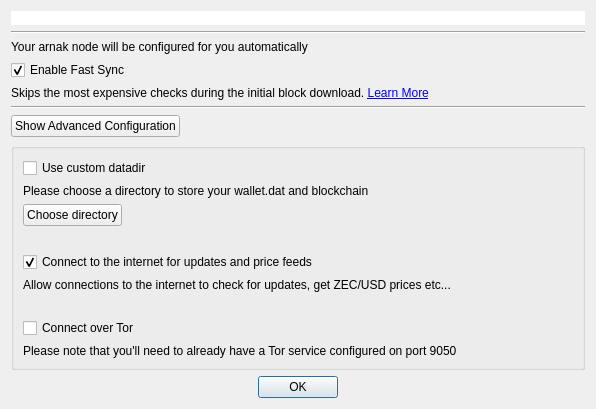
<?xml version="1.0" encoding="UTF-8"?>
<ui version="4.0">
 <class>createZcashConf</class>
 <widget class="QDialog" name="createZcashConf">
  <property name="geometry">
   <rect>
    <x>0</x>
    <y>0</y>
    <width>596</width>
    <height>352</height>
   </rect>
  </property>
  <property name="windowTitle">
   <string>Configure arnak.conf</string>
  </property>
  <layout class="QGridLayout" name="gridLayout">
   <item row="2" column="1">
    <widget class="QLabel" name="label">
     <property name="text">
      <string>Your arnak node will be configured for you automatically</string>
     </property>
     <property name="alignment">
      <set>Qt::AlignLeading|Qt::AlignLeft|Qt::AlignVCenter</set>
     </property>
    </widget>
   </item>
   <item row="3" column="1">
    <widget class="QCheckBox" name="chkFastSync">
     <property name="text">
      <string>Enable Fast Sync</string>
     </property>
     <property name="checked">
      <bool>true</bool>
     </property>
    </widget>
   </item>
   <item row="6" column="1">
    <layout class="QHBoxLayout" name="horizontalLayout_3">
     <item>
      <widget class="QPushButton" name="btnAdvancedConfig">
       <property name="text">
        <string>Show Advanced Configuration</string>
       </property>
       <property name="checkable">
        <bool>true</bool>
       </property>
      </widget>
     </item>
     <item>
      <spacer name="horizontalSpacer_2">
       <property name="orientation">
        <enum>Qt::Horizontal</enum>
       </property>
       <property name="sizeHint" stdset="0">
        <size>
         <width>40</width>
         <height>20</height>
        </size>
       </property>
      </spacer>
     </item>
    </layout>
   </item>
   <item row="0" column="1">
    <widget class="FilledIconLabel" name="lblTopIcon">
     <property name="sizePolicy">
      <sizepolicy hsizetype="Preferred" vsizetype="MinimumExpanding">
       <horstretch>0</horstretch>
       <verstretch>0</verstretch>
      </sizepolicy>
     </property>
     <property name="styleSheet">
      <string notr="true">background: #fff;</string>
     </property>
     <property name="text">
      <string notr="true"/>
     </property>
     <property name="scaledContents">
      <bool>true</bool>
     </property>
    </widget>
   </item>
   <item row="9" column="1">
    <widget class="QDialogButtonBox" name="buttonBox">
     <property name="orientation">
      <enum>Qt::Horizontal</enum>
     </property>
     <property name="standardButtons">
      <set>QDialogButtonBox::Ok</set>
     </property>
     <property name="centerButtons">
      <bool>true</bool>
     </property>
    </widget>
   </item>
   <item row="7" column="1">
    <widget class="QGroupBox" name="grpAdvanced">
     <property name="title">
      <string/>
     </property>
     <layout class="QGridLayout" name="gridLayout_2">
      <item row="3" column="0">
       <widget class="QLabel" name="label_4">
        <property name="text">
         <string notr="true"/>
        </property>
       </widget>
      </item>
      <item row="5" column="0">
       <widget class="QLabel" name="label_6">
        <property name="text">
         <string>Allow connections to the internet to check for updates, get ZEC/USD prices etc...</string>
        </property>
       </widget>
      </item>
      <item row="0" column="0">
       <widget class="QCheckBox" name="chkCustomDatadir">
        <property name="text">
         <string>Use custom datadir</string>
        </property>
       </widget>
      </item>
      <item row="2" column="0">
       <layout class="QHBoxLayout" name="horizontalLayout">
        <item>
         <widget class="QPushButton" name="btnPickDir">
          <property name="text">
           <string>Choose directory</string>
          </property>
         </widget>
        </item>
        <item>
         <widget class="QLabel" name="lblDirName">
          <property name="text">
           <string notr="true"/>
          </property>
         </widget>
        </item>
        <item>
         <spacer name="horizontalSpacer">
          <property name="orientation">
           <enum>Qt::Horizontal</enum>
          </property>
          <property name="sizeHint" stdset="0">
           <size>
            <width>40</width>
            <height>20</height>
           </size>
          </property>
         </spacer>
        </item>
       </layout>
      </item>
      <item row="8" column="0">
       <widget class="QLabel" name="label_5">
        <property name="text">
         <string>Please note that you'll need to already have a Tor service configured on port 9050</string>
        </property>
       </widget>
      </item>
      <item row="4" column="0">
       <widget class="QCheckBox" name="chkAllowInternet">
        <property name="text">
         <string>Connect to the internet for updates and price feeds</string>
        </property>
        <property name="checked">
         <bool>true</bool>
        </property>
       </widget>
      </item>
      <item row="1" column="0">
       <widget class="QLabel" name="label_2">
        <property name="text">
         <string>Please choose a directory to store your wallet.dat and blockchain</string>
        </property>
       </widget>
      </item>
      <item row="7" column="0">
       <widget class="QCheckBox" name="chkUseTor">
        <property name="text">
         <string>Connect over Tor</string>
        </property>
       </widget>
      </item>
      <item row="6" column="0">
       <widget class="QLabel" name="label_7">
        <property name="text">
         <string/>
        </property>
       </widget>
      </item>
     </layout>
    </widget>
   </item>
   <item row="1" column="1">
    <widget class="Line" name="line">
     <property name="orientation">
      <enum>Qt::Horizontal</enum>
     </property>
    </widget>
   </item>
   <item row="4" column="1">
    <widget class="QLabel" name="label_3">
     <property name="text">
      <string>&lt;html&gt;&lt;head/&gt;&lt;body&gt;&lt;p&gt;Skips the most expensive checks during the initial block download. &lt;a href=&quot;https://docs.zecwallet.co/using-zecwallet/#fastsync&quot;&gt;&lt;span style=&quot; text-decoration: underline; color:#0000ff;&quot;&gt;Learn More&lt;/span&gt;&lt;/a&gt;&lt;/p&gt;&lt;/body&gt;&lt;/html&gt;</string>
     </property>
     <property name="textFormat">
      <enum>Qt::RichText</enum>
     </property>
     <property name="wordWrap">
      <bool>true</bool>
     </property>
     <property name="openExternalLinks">
      <bool>true</bool>
     </property>
     <property name="textInteractionFlags">
      <set>Qt::LinksAccessibleByKeyboard|Qt::LinksAccessibleByMouse</set>
     </property>
    </widget>
   </item>
   <item row="5" column="1">
    <widget class="Line" name="line_2">
     <property name="orientation">
      <enum>Qt::Horizontal</enum>
     </property>
    </widget>
   </item>
  </layout>
 </widget>
 <customwidgets>
  <customwidget>
   <class>FilledIconLabel</class>
   <extends>QLabel</extends>
   <header>fillediconlabel.h</header>
  </customwidget>
 </customwidgets>
 <resources/>
 <connections>
  <connection>
   <sender>buttonBox</sender>
   <signal>accepted()</signal>
   <receiver>createZcashConf</receiver>
   <slot>accept()</slot>
   <hints>
    <hint type="sourcelabel">
     <x>248</x>
     <y>254</y>
    </hint>
    <hint type="destinationlabel">
     <x>157</x>
     <y>274</y>
    </hint>
   </hints>
  </connection>
  <connection>
   <sender>buttonBox</sender>
   <signal>rejected()</signal>
   <receiver>createZcashConf</receiver>
   <slot>reject()</slot>
   <hints>
    <hint type="sourcelabel">
     <x>316</x>
     <y>260</y>
    </hint>
    <hint type="destinationlabel">
     <x>286</x>
     <y>274</y>
    </hint>
   </hints>
  </connection>
 </connections>
</ui>
